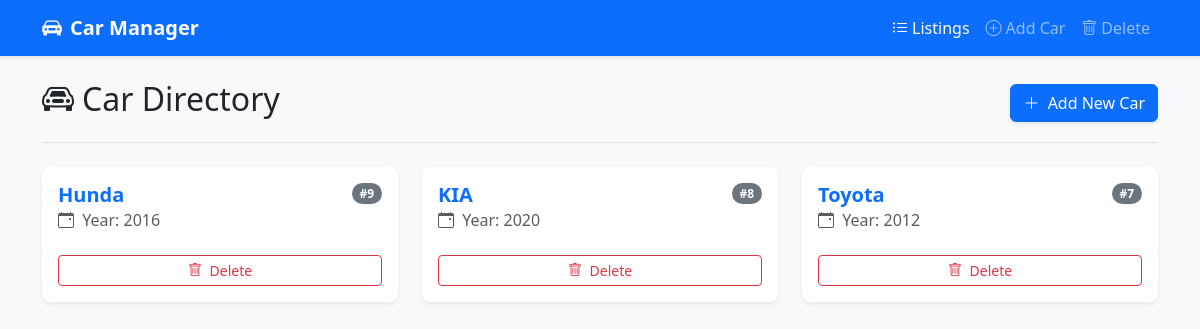
/, run on an earlier commit of the app's database.
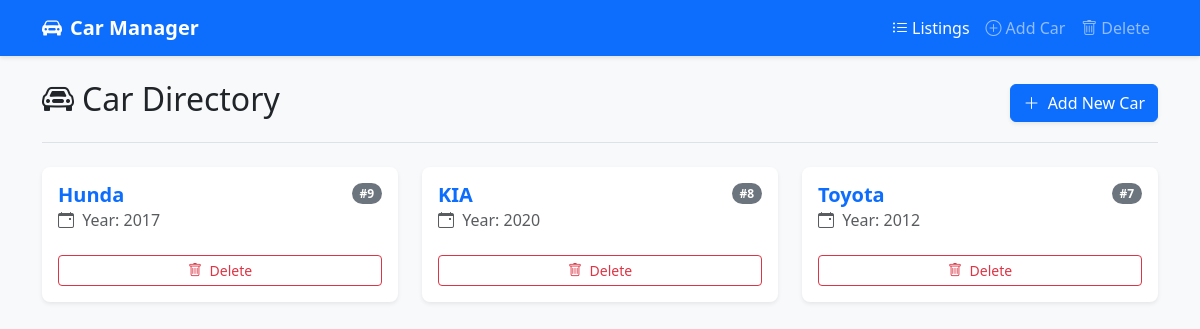
And on a later commit of the database.
### car/models.py (models this page shows, shortened)
class Car(models.Model):
    name = models.CharField(max_length=100)
    year = models.IntegerField(validators=[MinValueValidator(2000)])

### car/views.py (the view)
# urls.py: path('', views.Lists.as_view(), name='lists'),
class Lists (generic.ListView):
    template_name= 'lists.html'
    model = Car
    queryset = Car.objects.all().order_by('-id')
    context_object_name = 'lists'

### car/templates/lists.html (shortened to what this page needs)
{% extends "base.html" %}
{% block content %}
<div class="d-flex justify-content-between align-items-center mb-4 border-bottom pb-3">
    <h1 class="h2 text-dark"><i class="bi bi-car-front me-2"></i>Car Directory</h1>
    <a href="{% url 'add' %}" class="btn btn-primary shadow-sm"><i class="bi bi-plus-lg me-1"></i> Add New Car</a>
</div>
{% if lists %}
<div class="row row-cols-1 row-cols-md-2 row-cols-lg-3 g-4">
    {% for car in lists %}
    <div class="col">
        <div class="card h-100 card-hover border-0 shadow-sm rounded-3">
            <div class="card-body">
                <div class="d-flex justify-content-between align-items-start mb-2">
                    <h5 class="card-title text-primary mb-0 fw-bold">{{ car.name }}</h5>
                    <span class="badge bg-secondary rounded-pill">#{{ car.id }}</span>
                </div>
                <h6 class="card-subtitle mb-3 text-muted">
                    <i class="bi bi-calendar-event me-1"></i> Year: {{ car.year }}
                </h6>
                <div class="d-flex mt-4 gap-2">
                    <form action="{% url 'delete' %}" method="post" class="w-100">
                        <button type="submit" class="btn btn-outline-danger w-100 btn-sm">
                            <i class="bi bi-trash me-1"></i> Delete
                        </button>
                    </form>
                </div>
            </div>
        </div>
    </div>
    {% endfor %}
</div>
{% else %}
<div class="alert alert-info text-center py-5 shadow-sm rounded-3" role="alert">
    <i class="bi bi-info-circle display-4 d-block mb-3"></i>
    <h4 class="alert-heading">No cars found!</h4>
    <p class="mb-0">Your garage is currently empty. Click the 'Add New Car' button above to get started.</p>
</div>
{% endif %}
{% endblock %}

What changed in the data, as far as the page shows it:
changed Car "Hunda": year "2016" → "2017"
